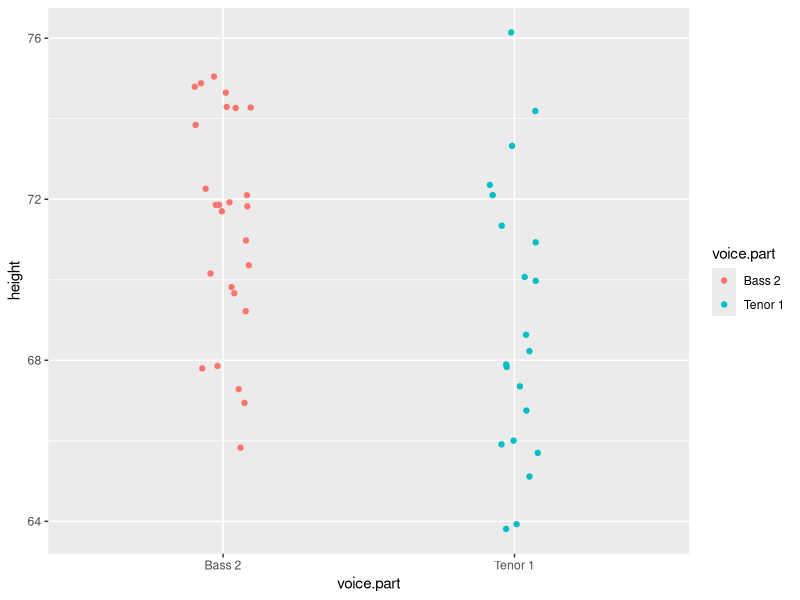
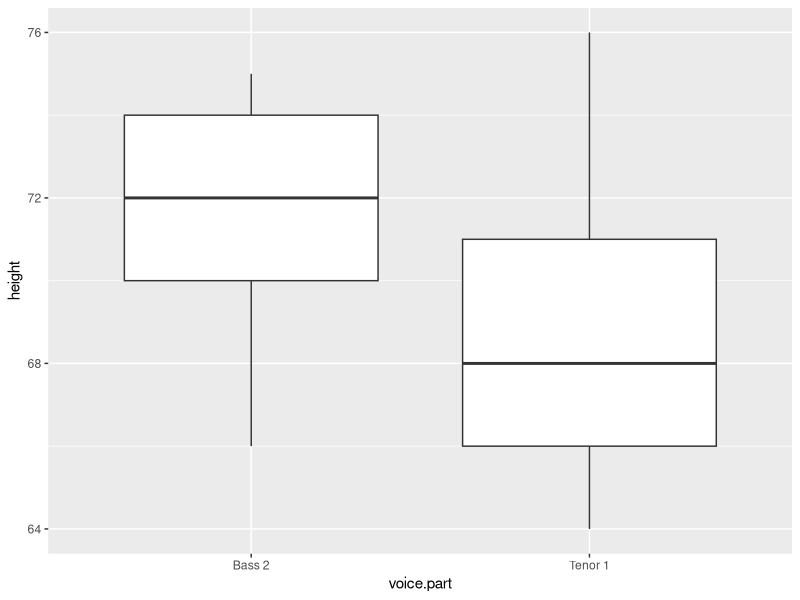
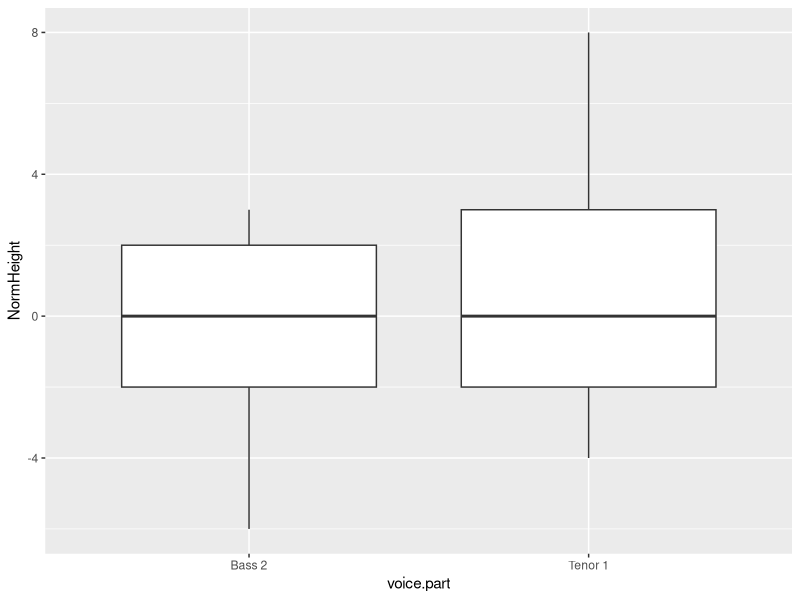

R code for these plots, in order: (Note: this script raises an error after producing the figures.)
## ---- chunk 1
library(dplyr)
library(tidyr)
library(ggplot2)
df <- lattice::singer
df2 <- filter(df, voice.part == "Bass 2" | voice.part=="Tenor 1")
## ---- chunk 2
ggplot(df2) + aes(y=height, x=voice.part, col=voice.part) + 
             geom_jitter(position = position_jitter(width = .1))
## ---- chunk 3
df2 %>% group_by(voice.part) %>% summarize(median = median(height), count = n() )
## ---- chunk 4
ggplot(df2) + aes(x=voice.part, y=height) + geom_boxplot()
## ---- chunk 5
df2.med <- df2 %>% group_by(voice.part) %>%
           mutate_each( funs(. - median(.)), NormHeight= height)  
ggplot(df2.med) + aes(x=voice.part, y=NormHeight) + geom_boxplot()
## ---- chunk 6
df.qq <- df2 %>% group_by(voice.part) %>%
        arrange(voice.part, height)   %>%
        mutate_each( funs( (1:length(.) - 0.5) / n()), f.val=length(height))

## ---- chunk 7
ggplot(df.qq) + aes(x=f.val, y = height) + geom_line(col="grey") + geom_point()  + facet_grid( voice.part ~ .) 
## ---- chunk 8
# Generate and index
i  <- 1:21
# Compute the f-values
fi <- (i - 0.5) / 21
# view rounded values
round(fi,2)
## ---- chunk 9
df.bass <- df.qq %>%  filter( voice.part == "Bass 2")
## ---- chunk 10
b.hgt.interp <- approx(df.bass$f.val, df.bass$height, fi)
## ---- chunk 11
s.qq <- data.frame( Bass  = b.hgt.interp$y,
                    Tenor = sort( df[ df$voice.part == "Tenor 1", 1 ] ) )

ggplot(s.qq) + aes( x= Tenor, y = Bass) + geom_point() + geom_abline( c(0,1))
## ---- chunk 12
# Get the range of both datasets
xylim <- range( c(s.qq$Bass, s.qq$Tenor) )

# Add a 5% buffer to the xy limits
# (This avoids having the points plotted on the edge of the plot)
xylim <- xylim + c(-0.05 * diff(xylim), + 0.05 * diff(xylim))

ggplot(s.qq) + aes( x= Tenor, y = Bass) + geom_point() + geom_abline( c(0,1)) +
               coord_fixed(ratio = 1, xlim=xylim, ylim = xylim)
## ---- chunk 13
OP <- par(mar=c(4,4,0,0))
Tenor <- df[ df$voice.part == "Tenor 1", 1 ]
Bass  <- df[ df$voice.part == "Bass 2", 1 ]
qqplot(x=Tenor, y=Bass, asp=1)
abline( c(0,1))
par(OP)
## ---- chunk 14
qq.out <- qqplot(x=Tenor, y=Bass, plot.it=FALSE)
qq.out <- as.data.frame(qq.out)

xylim <- range( c(qq.out$x, qq.out$y) )
xylim <- xylim + c(-0.05 * diff(xylim), + 0.05 * diff(xylim))
ggplot(qq.out) + aes( x= x, y = y) + geom_point() + geom_abline( c(0,1)) +
  coord_fixed(ratio = 1, xlim=xylim, ylim = xylim) +
  xlab("Tenor") + ylab("Bass")
## ---- chunk 15
library(lattice)

df2$voice.part <- ordered(df2$voice.part, levels= c("Tenor 1", "Bass 2"))

qq(df2$voice.part ~ df2$height, aspect=1)

## ---- chunk 16
md.y <- (qq.out$y - qq.out$x) 
md.x <- (qq.out$y + qq.out$x) * 0.5
df.md <- data.frame(md.x, md.y)

ggplot(df.md) + aes(x = md.x, y = md.y) + geom_point() + geom_abline( slope=0 ) +
                xlab("Mean height (in)") + ylab("Difference in height (in)")
## ---- chunk 17
# Save the qq output
df2$voice.part <- ordered(df2$voice.part, levels= c("Tenor 1", "Bass 2"))
df2.qq <- qq(df2$voice.part ~ df2$height, aspect=1)

# Plot the m-d
tmd(df2.qq,
    aspect=1,
    ylab = "Difference (inches)",
    xlab = "Mean (inches)")
## ---- chunk 18
# Find smallest batch
f.rng <- min(tapply(singer$height, singer$voice.part, length))

# Define quantile function
fun1 <- function(x,f.rng) {approx(1:length(x), sort(x), n = f.rng )$y}

# Compute quantiles for all factors
t1 <- aggregate(singer$height ~ singer$voice.part, FUN=fun1, f.rng=f.rng )

# Flip table and name columns
t2 <- as.data.frame(t(t1[,-1]))
names(t2) <- t1[,1]

# Label columns of qmat using names of voice parts.
splom(~t2,  axis.text.cex=0.6, pch = 20,
      varname.cex=0.8,
      pscales=3,
      xlab="Heights (inches)",
      prepanel.limits = function(x) (range(t2)), # force all axes the same
      panel = function(x,y,...){
        panel.grid()
        panel.splom(x,y,...)
        panel.abline(0,1,col="grey")
      })
